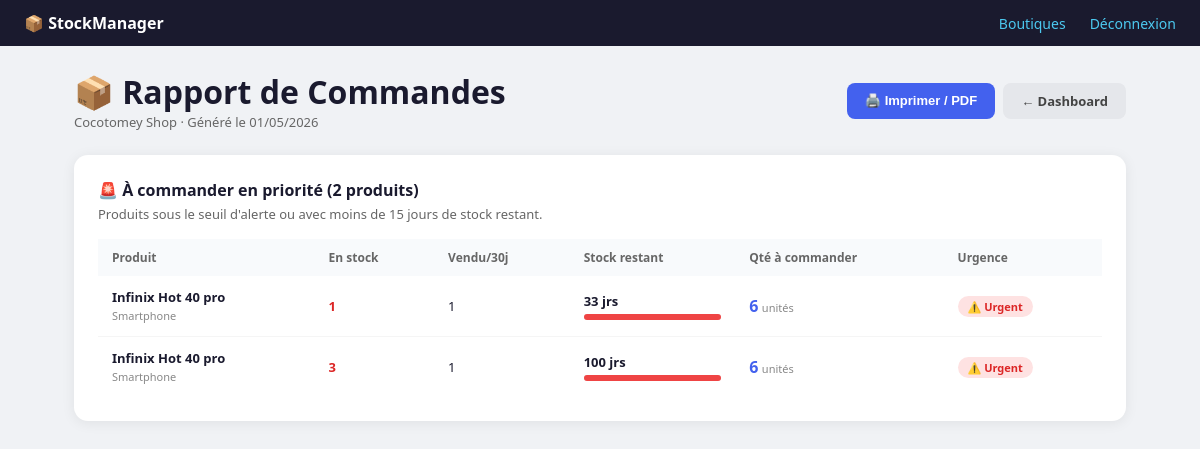
Page /rapports/commandes/ (signed in) on the committed database.
### stock/models.py (models this page shows, shortened)
class Boutique(models.Model):
    nom = models.CharField(max_length=100)
    adresse = models.CharField(max_length=255, blank=True)
    telephone = models.CharField(max_length=20, blank=True)
    proprietaire = models.ForeignKey(
        User,
        on_delete=models.CASCADE,
        related_name='boutiques'
    )
    date_creation = models.DateTimeField(auto_now_add=True)
    est_active = models.BooleanField(default=True)
    class Meta:
        verbose_name = "Boutique"
        ordering = ['nom']

class StockBoutique(models.Model):
    produit = models.ForeignKey(Produit, on_delete=models.CASCADE, related_name='stocks')
    boutique = models.ForeignKey(Boutique, on_delete=models.CASCADE, related_name='stocks')
    quantite = models.PositiveIntegerField(default=0)
    prix_achat = models.DecimalField(
        max_digits=10, decimal_places=0,
        validators=[MinValueValidator(0)],
        help_text="Prix d'achat moyen en FCFA"
    )
    prix_vente_suggere = models.DecimalField(
        max_digits=10, decimal_places=0,
        validators=[MinValueValidator(0)],
        help_text="Prix conseillé au vendeur"
    )
    date_dernier_arrivage = models.DateField(null=True, blank=True)
    class Meta:
        unique_together = ('produit', 'boutique')
        verbose_name = "Stock Boutique"
    @property
    def est_sous_seuil(self):
        return self.quantite <= self.produit.seuil_alerte

class Produit(models.Model):
    TYPE_CHOICES = [
        ('smartphone', 'Smartphone'),
        ('accessoire', 'Accessoire'),
        ('tablette', 'Tablette'),
        ('autre', 'Autre'),
    ]
    nom = models.CharField(max_length=200)
    marque = models.ForeignKey(Marque, on_delete=models.PROTECT, related_name='produits')
    categorie = models.ForeignKey(Categorie, on_delete=models.PROTECT, related_name='produits')
    type_produit = models.CharField(max_length=20, choices=TYPE_CHOICES, default='smartphone')
    description = models.TextField(blank=True)
    image = models.ImageField(upload_to='produits/', blank=True, null=True)
    seuil_alerte = models.PositiveIntegerField(
        default=3,
        help_text="Alerte si le stock tombe en dessous de ce seuil"
    )
    class Meta:
        verbose_name = "Produit"
        ordering = ['marque__nom', 'nom']
    def __str__(self):
        return f"{self.marque} {self.nom}"

class Marque(models.Model):
    nom = models.CharField(max_length=50, unique=True)
    logo = models.ImageField(upload_to='marques/', blank=True, null=True)
    def __str__(self):
        return self.nom

class Categorie(models.Model):
    nom = models.CharField(max_length=50, unique=True)
    def __str__(self):
        return self.nom

### stock/views.py (the view)
# urls.py: path('rapports/commandes/', views.rapport_commandes, name='rapport_commandes'),
@login_required
@proprietaire_requis
def rapport_commandes(request):
    boutique = get_boutique_active(request)
    if not boutique:
        return redirect('choisir_boutique')
    aujourd_hui = timezone.now().date()
    debut_mois = aujourd_hui.replace(day=1)
    stocks = StockBoutique.objects.filter(
        boutique=boutique
    ).select_related('produit__marque', 'produit__categorie')
    ventes_30j = (
        LigneVente.objects
        .filter(vente__boutique=boutique, vente__date_vente__date__gte=aujourd_hui - timedelta(days=30))
        .values('stock_id')
        .annotate(total_vendu=Sum('quantite'))
    )
    vitesse_map = {v['stock_id']: v['total_vendu'] for v in ventes_30j}
    a_commander = []
    ok = []
    for stock in stocks:
        vendu_30j = vitesse_map.get(stock.id, 0)
        vitesse_jour = round(vendu_30j / 30, 2)
        jours_restants = round(stock.quantite / vitesse_jour) if vitesse_jour > 0 else 999
        qte_suggeree = max(0, vendu_30j - stock.quantite)  # Pour couvrir 30j
        item = {
            'stock': stock,
            'vendu_30j': vendu_30j,
            'vitesse_jour': vitesse_jour,
            'jours_restants': jours_restants,
            'qte_suggeree': max(qte_suggeree, stock.produit.seuil_alerte * 2),
            'urgence': stock.est_sous_seuil,
        }
        if stock.est_sous_seuil or jours_restants < 15:
            a_commander.append(item)
        else:
            ok.append(item)
    a_commander.sort(key=lambda x: (not x['urgence'], x['jours_restants']))
    return render(request, 'stock/rapport_commandes.html', {
        'boutique': boutique,
        'a_commander': a_commander,
        'ok': ok,
        'aujourd_hui': aujourd_hui,
    })

### stock/models.py (called while the page is built)
    @property
    def est_proprietaire(self):
        return self.role == 'proprietaire'

### stock/views.py (called while the page is built)
def proprietaire_requis(view_func):
    @wraps(view_func)
    def wrapper(request, *args, **kwargs):
        try:
            profil = request.user.profil
        except Exception:
            raise PermissionDenied
        if not profil.est_proprietaire:
            messages.error(request, "Accès réservé au propriétaire.")
            return redirect('pos')  # L'employé atterrit sur la caisse
        return view_func(request, *args, **kwargs)
    return wrapper

def get_boutique_active(request):
    from .models import Boutique
    boutique_id = request.session.get('boutique_active_id')
    if not boutique_id:
        return None
    return Boutique.objects.filter(id=boutique_id).first()

### stock/templates/stock/rapport_commandes.html (shortened to what this page needs)
{% extends 'stock/base.html' %}
{% block content %}
<div class="page-header">
    <div>
        <h1>📦 Rapport de Commandes</h1>
        <p style="color:#666; font-size:13px;">{{ boutique.nom }} · Généré le {{ aujourd_hui|date:"d/m/Y" }}</p>
    </div>
    <div style="display:flex; gap:8px;">
        <button onclick="window.print()" class="btn btn-primary">🖨️ Imprimer / PDF</button>
        <a href="{% url 'dashboard' %}" style="padding:9px 18px; background:#e5e7eb; color:#444; border-radius:8px; text-decoration:none; font-size:13px; font-weight:600;">← Dashboard</a>
    </div>
</div>
<div class="card">
    <h2>🚨 À commander en priorité ({{ a_commander|length }} produits)</h2>
    <p>Produits sous le seuil d'alerte ou avec moins de 15 jours de stock restant.</p>
    {% if a_commander %}
    <table>
        <thead>
            <tr>
                <th>Produit</th>
                <th>En stock</th>
                <th>Vendu/30j</th>
                <th>Stock restant</th>
                <th>Qté à commander</th>
                <th>Urgence</th>
            </tr>
        </thead>
        <tbody>
            {% for item in a_commander %}
            <tr>
                <td>
                    <strong>{{ item.stock.produit }}</strong><br>
                    <span style="font-size:11px; color:#888;">{{ item.stock.produit.categorie }}</span>
                </td>
                <td>
                    <strong {% if item.urgence %}style="color:#dc2626"{% endif %}>
                        {{ item.stock.quantite }}
                    </strong>
                </td>
                <td>{{ item.vendu_30j }}</td>
                <td>
                    {% if item.jours_restants == 999 %}
                        <span style="color:#888">— (pas de ventes)</span>
                    {% else %}
                        <strong>{{ item.jours_restants }} jrs</strong>
                        <div class="jours-bar">
                            <div class="jours-fill" style="width:{% if item.jours_restants > 30 %}100{% else %}{% widthratio item.jours_restants 30 100 %}{% endif %}%; background:{% if item.urgence %}#ef4444{% elif item.jours_restants < 15 %}#f59e0b{% else %}#10b981{% endif %}"></div>
                        </div>
                    {% endif %}
                </td>
                <td>
                    <strong style="color:#4361ee; font-size:16px;">{{ item.qte_suggeree }}</strong>
                    <span style="font-size:11px; color:#888;"> unités</span>
                </td>
                <td>
                    {% if item.urgence %}
                        <span class="badge-urgent">⚠️ Urgent</span>
                    {% else %}
                        <span class="badge-attention">⏳ Bientôt</span>
                    {% endif %}
                </td>
            </tr>
            {% endfor %}
        </tbody>
    </table>
    {% else %}
    <div class="empty">
        <p style="font-size:32px">✅</p>
        <p>Tous les stocks sont au-dessus des seuils d'alerte !</p>
    </div>
    {% endif %}
</div>
{% endblock %}

### stock/templates/stock/base.html (style rules this page uses)
* { box-sizing: border-box; margin: 0; padding: 0; }
body { font-family: 'Segoe UI', sans-serif; background: #f0f2f5; color: #1a1a2e; }

### stock/templates/stock/rapport_commandes.html (style rules this page uses)
.page-header { display:flex; justify-content:space-between; align-items:center; margin-bottom:24px; flex-wrap:wrap; gap:12px; }
.card { background:white; border-radius:14px; padding:24px; box-shadow:0 2px 14px rgba(0,0,0,.07); margin-bottom:20px; }
.card h2 { font-size:16px; font-weight:700; margin-bottom:4px; }
.card p { font-size:13px; color:#666; margin-bottom:16px; }
table { width:100%; border-collapse:collapse; font-size:13px; }
th { text-align:left; padding:10px 14px; background:#f8fafc; color:#666; font-weight:600; font-size:12px; }
td { padding:12px 14px; border-bottom:1px solid #f5f5f5; vertical-align:middle; }
tr:last-child td { border-bottom:none; }
.badge-urgent { background:#fee2e2; color:#dc2626; padding:3px 10px; border-radius:20px; font-size:11px; font-weight:700; }
.jours-bar { height:6px; background:#f0f0f0; border-radius:3px; margin-top:4px; min-width:80px; }
.jours-fill { height:100%; border-radius:3px; }
.btn { padding:9px 18px; border:none; border-radius:8px; font-size:13px; font-weight:600; cursor:pointer; text-decoration:none; display:inline-block; }
.btn-primary { background:#4361ee; color:white; }

### rows in the picture
Boutique: nom "Cocotomey Shop"
StockBoutique: stock.produit "Infinix Hot 40 pro", stock.produit.categorie "Smartphone", stock.quantite "1", vendu_30j "1", jours_restants "33", qte_suggeree "6"
StockBoutique: stock.produit "Infinix Hot 40 pro", stock.produit.categorie "Smartphone", stock.quantite "3", vendu_30j "1", jours_restants "100", qte_suggeree "6"

### other values in the picture
{{ a_commander|length }} "2"
